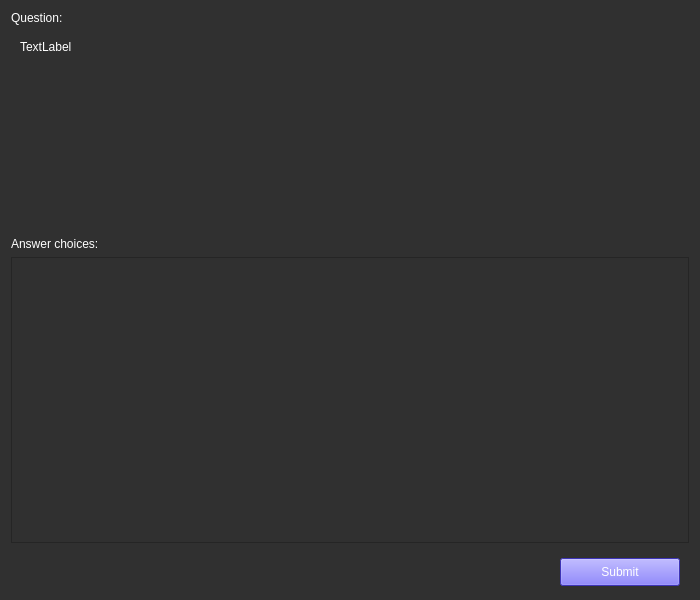
<?xml version="1.0" encoding="UTF-8"?>
<ui version="4.0">
 <class>choice_form_test</class>
 <widget class="QWidget" name="choice_form_test">
  <property name="geometry">
   <rect>
    <x>0</x>
    <y>0</y>
    <width>700</width>
    <height>600</height>
   </rect>
  </property>
  <property name="minimumSize">
   <size>
    <width>700</width>
    <height>600</height>
   </size>
  </property>
  <property name="windowTitle">
   <string>Form</string>
  </property>
  <property name="styleSheet">
   <string notr="true">background-color: rgb(48, 48, 48);</string>
  </property>
  <layout class="QVBoxLayout" name="verticalLayout">
   <item>
    <widget class="QLabel" name="label_2">
     <property name="styleSheet">
      <string notr="true">color: rgb(255, 255, 255);</string>
     </property>
     <property name="text">
      <string>Question:</string>
     </property>
    </widget>
   </item>
   <item>
    <widget class="QWidget" name="widget" native="true">
     <property name="minimumSize">
      <size>
       <width>0</width>
       <height>200</height>
      </size>
     </property>
     <layout class="QVBoxLayout" name="verticalLayout_2">
      <item>
       <widget class="QLabel" name="question_text">
        <property name="styleSheet">
         <string notr="true">color: rgb(255, 255, 255);</string>
        </property>
        <property name="text">
         <string>TextLabel</string>
        </property>
        <property name="alignment">
         <set>Qt::AlignLeading|Qt::AlignLeft|Qt::AlignTop</set>
        </property>
       </widget>
      </item>
     </layout>
    </widget>
   </item>
   <item>
    <widget class="QLabel" name="label">
     <property name="styleSheet">
      <string notr="true">color: rgb(255, 255, 255);</string>
     </property>
     <property name="text">
      <string>Answer choices:</string>
     </property>
    </widget>
   </item>
   <item>
    <widget class="QScrollArea" name="scrollArea">
     <property name="widgetResizable">
      <bool>true</bool>
     </property>
     <property name="alignment">
      <set>Qt::AlignLeading|Qt::AlignLeft|Qt::AlignTop</set>
     </property>
     <widget class="QWidget" name="scrollAreaWidgetContents">
      <property name="geometry">
       <rect>
        <x>0</x>
        <y>0</y>
        <width>674</width>
        <height>266</height>
       </rect>
      </property>
      <layout class="QVBoxLayout" name="verticalLayout_4">
       <item>
        <layout class="QVBoxLayout" name="choice_answers_area"/>
       </item>
      </layout>
     </widget>
    </widget>
   </item>
   <item>
    <widget class="QWidget" name="widget_2" native="true">
     <property name="minimumSize">
      <size>
       <width>0</width>
       <height>40</height>
      </size>
     </property>
     <property name="maximumSize">
      <size>
       <width>16777215</width>
       <height>40</height>
      </size>
     </property>
     <layout class="QHBoxLayout" name="horizontalLayout">
      <item>
       <spacer name="horizontalSpacer">
        <property name="orientation">
         <enum>Qt::Horizontal</enum>
        </property>
        <property name="sizeHint" stdset="0">
         <size>
          <width>40</width>
          <height>20</height>
         </size>
        </property>
       </spacer>
      </item>
      <item>
       <widget class="QPushButton" name="submit_answer">
        <property name="sizePolicy">
         <sizepolicy hsizetype="Minimum" vsizetype="Fixed">
          <horstretch>0</horstretch>
          <verstretch>28</verstretch>
         </sizepolicy>
        </property>
        <property name="minimumSize">
         <size>
          <width>120</width>
          <height>28</height>
         </size>
        </property>
        <property name="maximumSize">
         <size>
          <width>120</width>
          <height>28</height>
         </size>
        </property>
        <property name="styleSheet">
         <string notr="true">background-color: rgb(86, 73, 255); color: rgb(255, 255, 255);</string>
        </property>
        <property name="text">
         <string>Submit</string>
        </property>
       </widget>
      </item>
     </layout>
    </widget>
   </item>
  </layout>
 </widget>
 <resources/>
 <connections/>
</ui>
